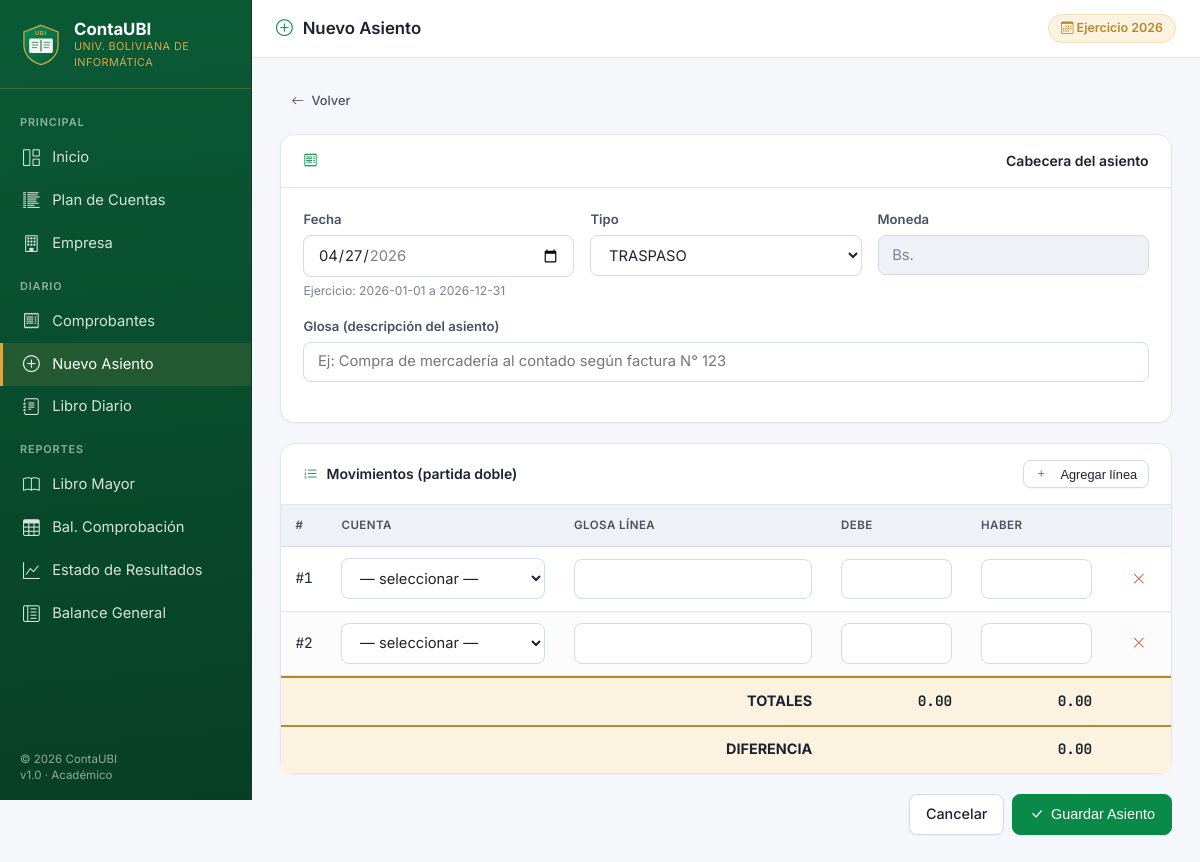
Screenshot of /comprobante_crear.php with the database file from the repository.
### tables this page shows
CREATE TABLE empresa (
    id          INT AUTO_INCREMENT PRIMARY KEY,
    nombre      VARCHAR(150) NOT NULL DEFAULT 'Universidad Boliviana de Informática',
    nit         VARCHAR(20)  NOT NULL DEFAULT '0000000000',
    ciudad      VARCHAR(80)  NOT NULL DEFAULT 'La Paz',
    direccion   VARCHAR(200) DEFAULT '',
    telefono    VARCHAR(40)  DEFAULT '',
    email       VARCHAR(120) DEFAULT '',
    moneda      VARCHAR(10)  NOT NULL DEFAULT 'Bs.',
    ejercicio   INT          NOT NULL DEFAULT 2026,
    fecha_inicio_ejercicio DATE NOT NULL DEFAULT '2026-01-01',
    fecha_cierre_ejercicio DATE NOT NULL DEFAULT '2026-12-31',
    logo_texto  VARCHAR(10)  NOT NULL DEFAULT 'UBI',
    creado_en   TIMESTAMP DEFAULT CURRENT_TIMESTAMP
);

### helpers.php (called while the page is built, shortened)
<?php
function h($s): string {
    return htmlspecialchars((string)($s ?? ''), ENT_QUOTES | ENT_SUBSTITUTE, 'UTF-8');
}

### conexion.php (called while the page is built, shortened)
<?php
$DB_HOST = getenv('CONTAUBI_DB_HOST') ?: '127.0.0.1';
$DB_USER = getenv('CONTAUBI_DB_USER') ?: 'root';
$DB_PASS = getenv('CONTAUBI_DB_PASS') ?: '';
$DB_NAME = getenv('CONTAUBI_DB_NAME') ?: 'contaubi';
try {
    $conn = new mysqli($DB_HOST, $DB_USER, $DB_PASS, $DB_NAME);
    $conn->set_charset('utf8mb4');
    $conn->query("SET sql_mode = 'STRICT_TRANS_TABLES,NO_ENGINE_SUBSTITUTION'");
} catch (Throwable $e) {
    http_response_code(500);
    echo "<h1 style='font-family:sans-serif;color:#c00'>Error de conexión a la base de datos</h1>";
    echo "<p>Verificá que MySQL esté corriendo y que la base <code>contaubi</code> exista.</p>";
    echo "<pre style='background:#111;color:#eee;padding:1rem'>" . htmlspecialchars($e->getMessage()) . "</pre>";
    exit;
}
$EMPRESA = $conn->query("SELECT * FROM empresa LIMIT 1")->fetch_assoc()
        ?: ['nombre'=>'ContaUBI','nit'=>'','ciudad'=>'','moneda'=>'Bs.','ejercicio'=>(int)date('Y'),
            'fecha_inicio_ejercicio'=>date('Y').'-01-01','fecha_cierre_ejercicio'=>date('Y').'-12-31',
            'logo_texto'=>'UBI'];

### comprobante_crear.php (the view, shortened to what this page needs)
<?php
require_once __DIR__ . '/conexion.php';
require_once __DIR__ . '/helpers.php';
$pageTitle  = 'Nuevo Asiento';
$pageIcon   = 'bi-plus-circle';
$activePage = 'comprobante_crear';
$old = [
    'fecha'  => date('Y-m-d'),
    'tipo'   => 'TRASPASO',
    'glosa'  => '',
    'lineas' => [],
];
if (empty($old['lineas'])) {
    $old['lineas'] = [['cuenta_id'=>0,'debe'=>0,'haber'=>0,'glosa_linea'=>''],
                      ['cuenta_id'=>0,'debe'=>0,'haber'=>0,'glosa_linea'=>'']];
}
include __DIR__ . '/layout_top.php';
?>
<a href="comprobantes.php" class="btn btn-ghost btn-sm" style="margin-bottom:1rem"><i class="bi bi-arrow-left"></i> Volver</a>
<form method="POST" id="frmCompr">
<div class="card anim">
  <div class="card-header"><i class="bi bi-receipt"></i> Cabecera del asiento</div>
  <div class="card-body">
    <div class="form-grid form-grid-3">
      <div class="form-group">
        <label class="form-label">Fecha</label>
        <input type="date" name="fecha" class="form-control" required
               min="<?= h($EMPRESA['fecha_inicio_ejercicio']) ?>"
               max="<?= h($EMPRESA['fecha_cierre_ejercicio']) ?>"
               value="<?= h($old['fecha']) ?>">
        <div class="form-hint">Ejercicio: <?= h($EMPRESA['fecha_inicio_ejercicio']) ?> a <?= h($EMPRESA['fecha_cierre_ejercicio']) ?></div>
      </div>
      <div class="form-group">
        <label class="form-label">Tipo</label>
        <select name="tipo" class="form-control">
          <?php foreach (['INGRESO','EGRESO','TRASPASO','APERTURA','CIERRE','AJUSTE'] as $t): ?>
            <option value="<?= $t ?>" <?= $old['tipo']===$t?'selected':'' ?>><?= $t ?></option>
          <?php endforeach; ?>
        </select>
      </div>
      <div class="form-group">
        <label class="form-label">Moneda</label>
        <input type="text" class="form-control" value="<?= h($EMPRESA['moneda']) ?>" disabled>
      </div>
    </div>
    <div class="form-group">
      <label class="form-label">Glosa (descripción del asiento)</label>
      <input type="text" name="glosa" class="form-control" maxlength="255" required
             placeholder="Ej: Compra de mercadería al contado según factura N° 123"
             value="<?= h($old['glosa']) ?>">
    </div>
  </div>
</div>
<div class="card anim">
  <div class="card-header">
    <span><i class="bi bi-list-ol"></i> Movimientos (partida doble)</span>
    <button type="button" class="btn btn-sm" onclick="agregarLinea()"><i class="bi bi-plus"></i> Agregar línea</button>
  </div>
  <div class="card-body" style="padding:0">
    <div class="table-wrap">
      <table class="table" id="tblLineas">
        <thead>
          <tr>
            <th style="width:40px">#</th>
            <th>Cuenta</th>
            <th style="width:30%">Glosa línea</th>
            <th class="text-right" style="width:140px">Debe</th>
            <th class="text-right" style="width:140px">Haber</th>
            <th style="width:50px"></th>
          </tr>
        </thead>
        <tbody id="bodyLineas">
          <?php foreach ($old['lineas'] as $i => $ln): ?>
          <tr>
            <td class="num text-muted">#<?= $i+1 ?></td>
            <td>
              <select name="cuenta_id[]" class="form-control" required>
                <option value="">— seleccionar —</option>
              </select>
            </td>
            <td><input type="text" name="glosa_linea[]" class="form-control" maxlength="255" value="<?= h($ln['glosa_linea']) ?>"></td>
            <td><input type="number" step="0.01" min="0" name="debe[]"  class="form-control text-right num" value="<?= $ln['debe']>0?h(number_format($ln['debe'],2,'.','')):'' ?>" oninput="actualizarTotales();sincronDebe(this)"></td>
            <td><input type="number" step="0.01" min="0" name="haber[]" class="form-control text-right num" value="<?= $ln['haber']>0?h(number_format($ln['haber'],2,'.','')):'' ?>" oninput="actualizarTotales();sincronHaber(this)"></td>
            <td class="text-center"><button type="button" class="btn btn-ghost btn-sm" onclick="quitarLinea(this)"><i class="bi bi-x-lg" style="color:var(--danger)"></i></button></td>
          </tr>
          <?php endforeach; ?>
        </tbody>
        <tfoot>
          <tr>
            <td colspan="3" class="text-right">TOTALES</td>
            <td class="text-right num" id="totDebe">0.00</td>
            <td class="text-right num" id="totHaber">0.00</td>
            <td></td>
          </tr>
          <tr>
            <td colspan="3" class="text-right">DIFERENCIA</td>
            <td colspan="2" class="text-right num" id="diff">0.00</td>
            <td></td>
          </tr>
        </tfoot>
      </table>
    </div>
  </div>
</div>
<div style="display:flex;gap:.5rem;justify-content:flex-end">
  <a href="comprobantes.php" class="btn">Cancelar</a>
  <button type="submit" class="btn btn-primary"><i class="bi bi-check-lg"></i> Guardar Asiento</button>
</div>
</form>
<?php include __DIR__ . '/layout_bottom.php'; ?>

### layout_top.php (shortened to what this page needs)
<?php
$pageTitle  = $pageTitle  ?? 'ContaUBI';
$activePage = $activePage ?? '';
$EMPRESA    = $EMPRESA    ?? ['nombre'=>'ContaUBI','ejercicio'=>(int)date('Y'),'logo_texto'=>'UBI','moneda'=>'Bs.'];
$nav = [
    ['Principal',   '',                                 ''],
    ['Inicio',      'index.php',                'home',           'bi-grid-1x2'],
    ['Plan de Cuentas','cuentas.php',           'cuentas',        'bi-list-columns-reverse'],
    ['Empresa',     'empresa.php',              'empresa',        'bi-building'],
    ['Diario',      '',                                 ''],
    ['Comprobantes','comprobantes.php',         'comprobantes',   'bi-receipt'],
    ['Nuevo Asiento','comprobante_crear.php',   'comprobante_crear','bi-plus-circle'],
    ['Libro Diario','libro_diario.php',         'libro_diario',   'bi-journal-text'],
    ['Reportes',    '',                                 ''],
    ['Libro Mayor', 'libro_mayor.php',          'libro_mayor',    'bi-book'],
    ['Bal. Comprobación','balance_comprobacion.php','balance_comp', 'bi-table'],
    ['Estado de Resultados','estado_resultados.php','estado_resultados','bi-graph-up'],
    ['Balance General','balance_general.php',   'balance_general','bi-layout-text-sidebar-reverse'],
];
?>
<!DOCTYPE html>
<html lang="es">
<head>
<link href="https://cdn.jsdelivr.net/npm/bootstrap-icons@1.11.3/font/bootstrap-icons.css" rel="stylesheet">
<link rel="stylesheet" href="assets/css/app.css">
</head>
<body>
<div class="app-shell">
  <aside class="sidebar">
    <div class="brand">
      <img src="assets/img/logo.svg" alt="UBI">
      <div>
        <div class="title">ContaUBI</div>
        <div class="sub">Univ. Boliviana de Informática</div>
      </div>
    </div>
    <?php
    foreach ($nav as $item) {
        if ($item[1] === '') {
            echo "<div class='section-label'>" . h($item[0]) . "</div>";
        } else {
            $cls = ($activePage === $item[2]) ? 'nav active' : 'nav';
            $icon = $item[3] ?? 'bi-circle';
            echo "<a href='" . h($item[1]) . "' class='" . $cls . "'>"
               . "<i class='bi " . h($icon) . "'></i> " . h($item[0]) . "</a>";
        }
    }
    ?>
    <div class="sidebar-footer">
      &copy; <?= date('Y') ?> ContaUBI<br>
      v1.0 · Académico
    </div>
  </aside>
  <div class="main">
    <div class="topbar">
      <h1><i class="bi <?= h($pageIcon ?? 'bi-app') ?>"></i> <?= h($pageTitle) ?></h1>
      <div class="topbar-right">
        <span class="ejercicio-tag" title="Ejercicio contable activo">
          <i class="bi bi-calendar3"></i>
          Ejercicio <?= h($EMPRESA['ejercicio']) ?>
        </span>
      </div>
    </div>
    <div class="body-pane">

### rows the page displays
empresa: ejercicio "2026", fecha_inicio_ejercicio "2026-01-01", fecha_cierre_ejercicio "2026-12-31", moneda "Bs."

### other values shown
$item[0] "PRINCIPAL"
$item[0] "Inicio"
$item[0] "Plan de Cuentas"
$item[0] "Empresa"
$item[0] "DIARIO"
$item[0] "Comprobantes"
$item[0] "Nuevo Asiento"
$item[0] "Libro Diario"
$item[0] "REPORTES"
$item[0] "Libro Mayor"
$item[0] "Bal. Comprobación"
$item[0] "Estado de Resultados"
$item[0] "Balance General"
$pageTitle "Nuevo Asiento"
form field tipo "TRASPASO"
